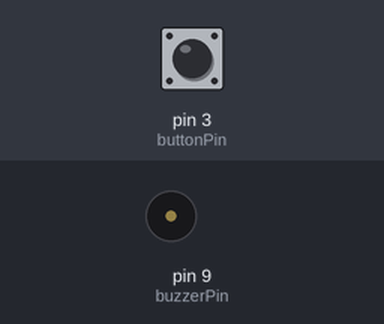
A sketch run on a simulated Arduino Uno, built with avr-gcc and run on an emulated ATmega328P. Shown: buzzer (waves = sounding). The test bench sets the inputs (shaded band); at power-on: pin 3 (buttonPin) LOW.

Above: at 1.2 s.
1.3 s: pin 3 (buttonPin) pulled HIGH for 0.15 s
At 1.37 s:
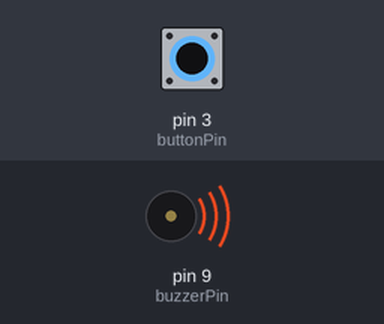
2.9 s: pin 3 (buttonPin) pulled HIGH for 3.2 s
At 7.1 s:
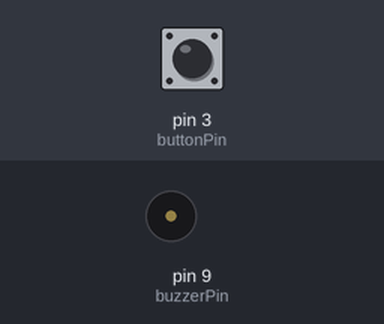
Timing chart, 0 to 8.6 s (numbered marks = the images above; inputs shaded):
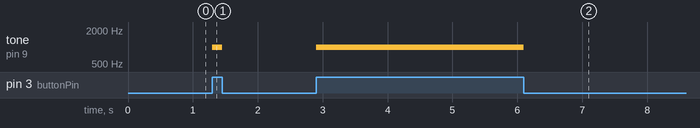

The sketch:

buzzer_test.ino
```cpp
//Mini class to test the hardware set up of a button and an active buzzer

int buzzerPin = 9; //buzzer pin
int buttonPin = 3; //button pin

//set up the GPIO pins.
void setup(){

  pinMode(buzzerPin, OUTPUT);
  pinMode(buttonPin, INPUT);

}

void loop(){
  //if the button is pressed
  if(digitalRead(buttonPin) == HIGH){
    //sound the active buzzer
    tone(buzzerPin, 1000);
  } //no button pressed, no tone from buzzer.
  else{
    noTone(buzzerPin);
  }

}
```

Measured:
- after the input at 1.3 s, tone on pin 9 (buzzerPin): silent → 1000 Hz at once, → silent 0.15 s later
- after the input at 2.9 s, tone on pin 9 (buzzerPin): silent → 1000 Hz at once, → silent 3.2 s later
